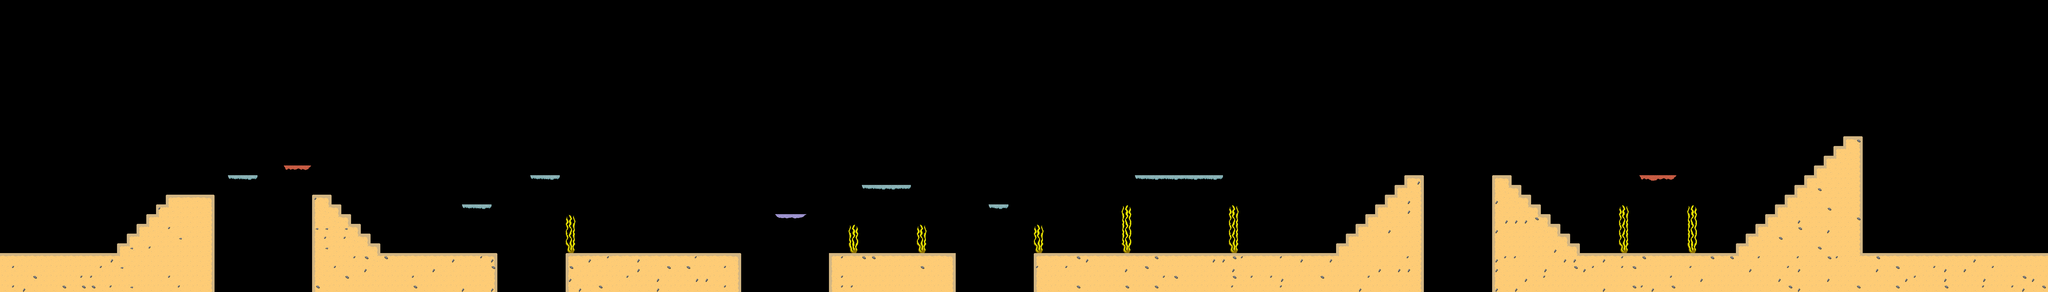

This game map was drawn from its Tiled (.tmx) file and the tilesets committed beside it. A one-line description and the trimmed map source follow:
An orthogonal 210x30 tile map with 32x32 px tiles, 2 tile layers (Capa de patrones 1, Capa de patrones 2) and 78 objects.

<map version="1.10" tiledversion="1.11.2" orientation="orthogonal" renderorder="right-down" width="210" height="30" tilewidth="32" tileheight="32" infinite="0" nextlayerid="9" nextobjectid="113">
 <tileset firstgid="1" source="Tiles - Beach.tsx" />
 <layer id="1" name="Capa de patrones 1" width="210" height="30">
  <data>[6300 cells, 997 non-empty, 25 distinct tile ids]</data>
 </layer>
 <layer id="2" name="Capa de patrones 2" width="210" height="30">
  <data>[6300 cells, 825 non-empty, 22 distinct tile ids]</data>
 </layer>
 <objectgroup id="3" name="collisions">
  <object id="1" x="0" y="833" width="597" height="124" />
  <object id="2" x="394" y="800" width="205" height="31" />
  <object id="3" x="426.333" y="767.667" width="173.333" height="32.3333" />
  <object id="5" x="458.667" y="735.667" width="141" height="31.6667" />
  <object id="6" x="489.333" y="704.333" width="111" height="30.3333" />
  <object id="7" x="521" y="673" width="79" height="31.3333" />
  <object id="8" x="553" y="639.333" width="47" height="31.6667" />
  <object id="9" x="748.667" y="576.167" width="95.6667" height="16.6667" />
  <object id="10" x="930" y="545.667" width="90" height="17.3333" />
  <object id="13" x="1031.42" y="640" width="46.5833" height="32.3333" />
  <object id="14" x="1032.75" y="672.25" width="77.5" height="31.75" />
  <object id="15" x="1033.58" y="704.5" width="109.417" height="30.5" />
  <object id="16" x="1035" y="736" width="138.5" height="31" />
  <object id="17" x="1035.33" y="767.5" width="171.667" height="30" />
  <object id="18" x="1035.18" y="798.5" width="202.318" height="32.5" />
  <object id="19" x="1037.28" y="831.333" width="584.394" height="128.667" />
  <object id="38" x="1862.91" y="716.432" width="17.8182" height="114.659" />
  <object id="39" x="1862.67" y="830" width="569.333" height="130" />
  <object id="44" x="2729" y="832.5" width="395" height="119.5" />
  <object id="45" x="2786.75" y="746.75" width="23.75" height="84.75" />
  <object id="46" x="3014.91" y="746.739" width="19.125" height="83.8068" />
  <object id="47" x="2541" y="703" width="106" height="16" />
  <object id="48" x="2827" y="607.5" width="163" height="17.5" />
  <object id="50" x="3232" y="672" width="85.5" height="16" />
  <object id="53" x="3402" y="830" width="1258.69" height="130" />
  <object id="55" x="3402" y="747" width="15.3333" height="80.3333" />
  <object id="56" x="3687.5" y="684.5" width="18.5" height="144.25" />
  <object id="57" x="4038" y="686.25" width="18.5" height="142.75" />
  <object id="58" x="3734.67" y="576" width="270.667" height="28" />
  <object id="60" x="1515" y="673" width="99.5" height="16.5" />
  <object id="61" x="1740.67" y="574.667" width="98.6667" height="21.3333" />
  <object id="62" x="6055.82" y="448" width="45.1818" height="381" />
  <object id="64" x="6024" y="479.5" width="32" height="349.5" />
  <object id="65" x="5992" y="512.5" width="31" height="317.5" />
  <object id="66" x="5962" y="544" width="30.5" height="286.5" />
  <object id="67" x="5927.33" y="574.667" width="34" height="257.333" />
  <object id="68" x="5896.67" y="607.333" width="30.6667" height="226" />
  <object id="69" x="5864" y="640.667" width="30" height="188.667" />
  <object id="70" x="5830" y="671.333" width="32" height="161.333" />
  <object id="71" x="5800" y="703" width="29" height="129.5" />
  <object id="72" x="5768.5" y="736" width="31" height="99" />
  <object id="73" x="5736.5" y="768.5" width="28.5" height="64.5" />
  <object id="74" x="5703" y="800.5" width="32" height="31.5" />
  <object id="75" x="4616" y="576" width="45.5" height="254.5" />
  <object id="76" x="4582.5" y="606.5" width="34.5" height="224" />
  <object id="77" x="4555" y="640.5" width="30" height="191" />
  <object id="78" x="4521" y="673" width="35.5" height="155" />
  <object id="80" x="4489" y="705.5" width="31.5" height="122" />
  <object id="81" x="4455.5" y="736" width="34.25" height="93.75" />
  <object id="82" x="4392.91" y="799.818" width="31.0909" height="33.8182" />
  <object id="83" x="4424.55" y="767.818" width="30.9091" height="66" />
  <object id="84" x="4904.5" y="575" width="47.5" height="384.5" />
  <object id="85" x="4951" y="605.5" width="30.5" height="353" />
  <object id="86" x="4980.5" y="639.5" width="35.5" height="320" />
  <object id="87" x="5016" y="671" width="28.5" height="289.5" />
  <object id="88" x="5045.5" y="703.5" width="33.5" height="256.25" />
  <object id="89" x="5079.5" y="736.5" width="30.5" height="221.5" />
  <object id="90" x="5110" y="767.5" width="32" height="190.5" />
  <object id="91" x="5139.5" y="798" width="34.5" height="160.5" />
  <object id="92" x="5318.5" y="683" width="17" height="141.5" />
  <object id="93" x="5544" y="684.5" width="17.5" height="141.5" />
  <object id="94" x="5175" y="832" width="1748" height="128" />
  <object id="96" x="5375.33" y="574.667" width="126" height="20" />
  <object id="98" x="576.667" y="640" width="112.833" height="319.667" />
  <object id="99" x="1032" y="640.667" width="46" height="320" />
  <object id="101" x="-105.333" y="576" width="108" height="384" />
 </objectgroup>
 <objectgroup id="4" name="barrera_enemigos">
  <object id="51" x="2434" y="678" width="30" height="153.333" />
  <object id="102" x="689.333" y="506.667" width="45.3333" height="228" />
  <object id="103" x="1633" y="701.5" width="21.5" height="160.25" />
  <object id="105" x="2816.5" y="511.5" width="9.5" height="105" />
  <object id="106" x="2992" y="510" width="8.5" height="101.5" />
  <object id="107" x="4014.58" y="428.167" width="9.5" height="144.333" />
  <object id="108" x="3719.25" y="431.833" width="9.5" height="144.333" />
  <object id="109" x="4662.58" y="435.167" width="9.5" height="144.333" />
  <object id="110" x="4897.92" y="432.5" width="9.5" height="144.333" />
  <object id="111" x="5363.25" y="431.167" width="9.5" height="144.333" />
  <object id="112" x="5505.92" y="428.5" width="9.5" height="144.333" />
 </objectgroup>
 <objectgroup id="5" name="Meta">
  <object id="59" x="6553.33" y="-2" width="64" height="832" />
 </objectgroup>
</map>
